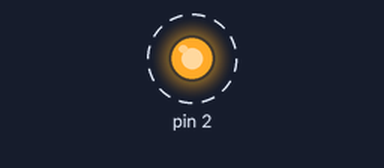
Bench run of a sketch on a simulated Arduino Uno, built with avr-gcc and run on an emulated ATmega328P. On the bench: output pins drawn as LEDs (lit = HIGH). Dashed ring = blinking.

Above: at 0.05 s.
Timing chart, 0 to 3.0 s (numbered marks = the images above):
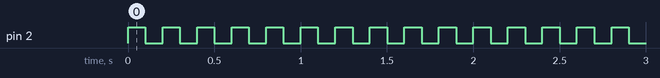

The sketch:

Led_On_OFF_Using_Class.ino
```cpp
#include "LED.h"
LED L1(2);

void setup()
{
  Serial.begin(9600);
}
void loop()
{
L1.TOGGLE(2);
delay(100);
}
```

LED.cpp
```cpp
#include "LED.h"

//Section 1//
LED::LED(int pin)
{
  pinMode(pin,OUTPUT);
}

void LED::TURNON(int pinn)
{
  digitalWrite(pinn,HIGH);
}

void LED::TURNOFF(int pinn)
{
  digitalWrite(pinn,LOW);
}

void LED::TOGGLE(int pin)
{
  State=!State;
  digitalWrite(pin,State);
}

//Section 1 End//
```

LED.h
```cpp
#ifndef LED_h
#define LED_h

#include <Arduino.h>

class LED
{
  private:
  int State=LOW;

  public:
  LED(int pin);
  void TURNON(int pin);
  void TURNOFF(int pin);
  void TOGGLE(int pin);
};
#endif
```

Measured:
- by itself, pin 2: alternates HIGH for 0.10 s and LOW for 0.10 s
